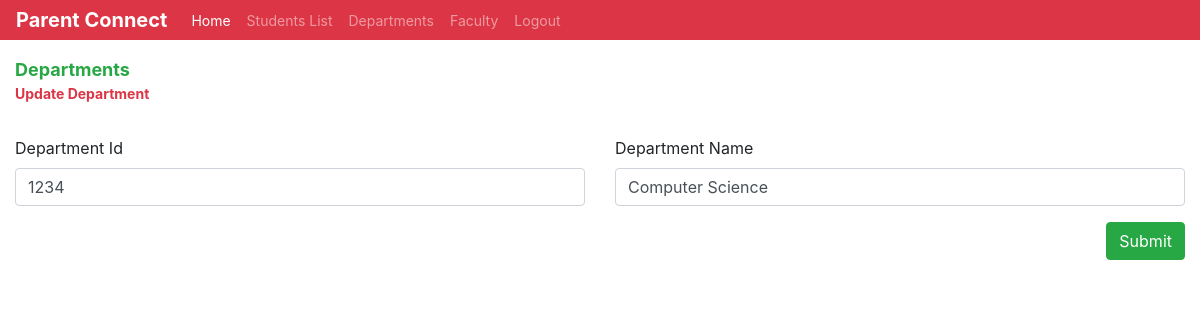
The page /admin/update_department.php?id=2 on the database as committed earlier.
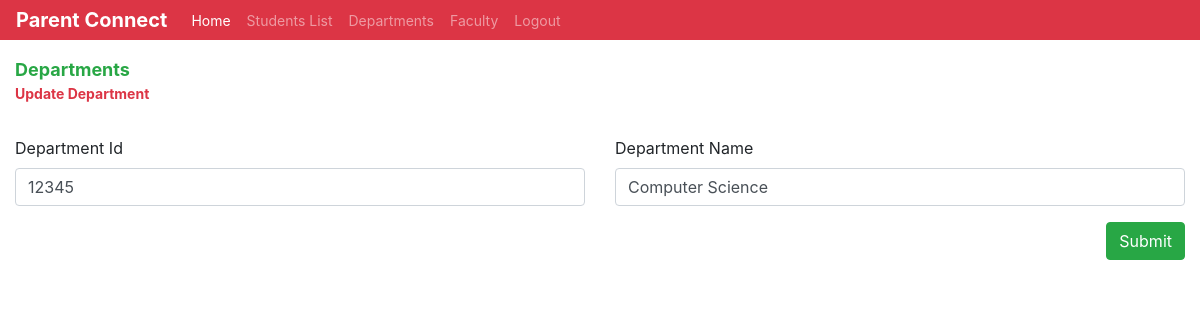
The same page on the database as committed later.
### tables this page shows
CREATE TABLE IF NOT EXISTS `departments` (
  `id` int(11) NOT NULL AUTO_INCREMENT,
  `deptId` varchar(10) NOT NULL,
  `department_name` varchar(100) NOT NULL,
  `password` varchar(100) NOT NULL DEFAULT 'Password@123',
  PRIMARY KEY (`deptId`),
  UNIQUE KEY `id` (`id`)
);

### admin/update_department.php (the view, shortened to what this page needs)
<?php
include('./admin_header.php');
include('../db/dbcon.php');
$result = mysqli_query($con, "SELECT * FROM `departments` WHERE `id`=$_GET[id]") or die(mysqli_error($con));
$row = mysqli_fetch_array($result);
?>
<!DOCTYPE html>
<html lang="en">
<head>
</head>
<body>
    <div class="container-fluid">
        <div class="row mt-3">
            <div class="col-md-8">
                <p class="page-title font-weight-bold text-success m-0">Departments</p>
                <p class="page-subTitle text-danger font-weight-bold">Update Department</p>
            </div>
        </div>
        <form method="POST" action="" autocomplete="off">
            <div class="row mt-3">
                <div class="col-md-6">
                    <div class="form-group">
                        <label for="departmentId">Department Id</label>
                        <input type="text" class="form-control" name="departmentId" value="<?php echo $row[1]; ?>" id="departmentId" placeholder="Enter Department Id" required>
                    </div>
                </div>
                <div class="col-md-6">
                    <div class="form-group">
                        <label for="departmentName">Department Name</label>
                        <input type="text" class="form-control" name="departmentName" value="<?php echo $row[2]; ?>" id="departmentName" placeholder="Enter Department Name" required>
                    </div>
                </div>
            </div>
            <div class="col-md-12 p-0 text-right">
                <button type="submit" name="submit" class="btn btn-success">Submit</button>
            </div>
        </form>
    </div>
</body>
</html>

Rows that differ between the two databases and show on the page:
removed departments: departmentId "1234", departmentName "Computer Science"
added departments: departmentId "12345", departmentName "Computer Science"
